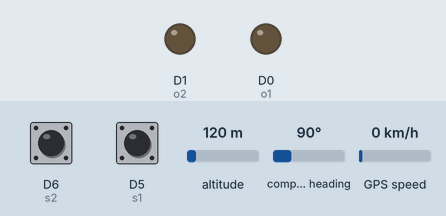
Recording of a sketch running on a simulated ESP8266 (NodeMCU). On the bench: output pins drawn as LEDs (lit = HIGH). The inputs (shaded band) are chosen by the test bench; at power-on: D6 (s2) HIGH, D5 (s1) HIGH, altitude 120 m, compass heading 90°, GPS speed 0 km/h. WiFi joins after 1.5 s; servers stay silent unless stated; the GPS gets a fix after 3 s at 37.7749, -122.4194 with 8 satellites; what the sketch prints to the serial monitor is not drawn.

Above: at 0.0 s.
At 2.7 s:
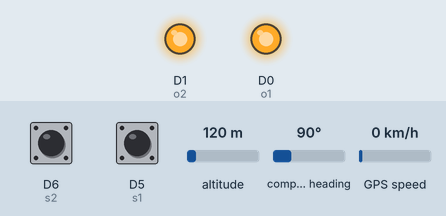
2.8 s: D6 (s2) pulled LOW for 0.15 s
At 2.9 s:
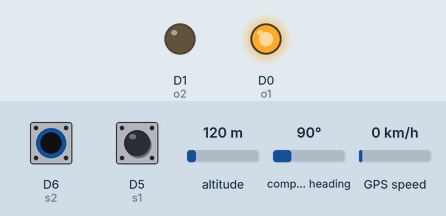
Timing chart, 0 to 5.8 s (numbered marks = the images above; inputs shaded):
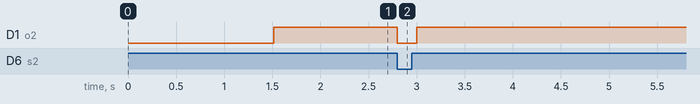

Measured:
- after the input at 2.8 s, D1 (o2): HIGH → LOW at once, → HIGH 0.20 s later

The sketch:

finaltxcode.ino
```cpp
#include <ESP8266WiFi.h>
#include <ThingSpeak.h>
#include <SoftwareSerial.h>
#include <TinyGPS.h>

TinyGPS gps;
//SoftwareSerial sgps(4, 5);//(D2)4==tx,(D1)5==rx
SoftwareSerial sgps(4, 0);//(D2)4==tx,(D3)5==rx gpio

float slat,slon;
float a,b;
int s1 = D5;//right
int s2 = D6;//left
int o1 = D0;
int o2 = D1;

                             // The field you wish to read

String apiKey = "T4Q76U73NO9Y4G2T";     //  Enter your Write API key from ThingSpeak

const char *ssid =  "Idel";     // replace with your wifi ssid and wpa2 key
//const char *pass =  "idle@3736";
const char *pass =  "";
//const char *ssid =  "TP-LINK_5CE4";     // replace with your wifi ssid and wpa2 key
//const char *pass =  "25041997";
const char* server = "api.thingspeak.com";


WiFiClient client;

void setup()
{
       pinMode(s1,INPUT_PULLUP);
       pinMode(s2,INPUT_PULLUP);
       pinMode(o1,OUTPUT);
       pinMode(o2,OUTPUT);
       Serial.begin(115200);
       sgps.begin(9600);

       delay(10);


       Serial.println("Connecting to ");
       Serial.println(ssid);


       WiFi.begin(ssid, pass);

      while (WiFi.status() != WL_CONNECTED)
     {
            delay(500);
            Serial.print(".");
     }
      Serial.println("");
      Serial.println("WiFi connected");
      ThingSpeak.begin(client);

}

void loop()
{
  digitalWrite(o1,HIGH);
digitalWrite(o2,HIGH);

if(!digitalRead(s1))
{
  digitalWrite(o1,LOW);
  delay(200);
}
else if(!digitalRead(s2))
{
  digitalWrite(o2,LOW);
  delay(200);
}

       while (sgps.available())
  {
    int c = sgps.read();
    if (gps.encode(c))
    {
float slat,slon;
      gps.f_get_position(&slat, &slon);
      //Serial.print("Latitude :");
      //Serial.println(slat, 6);
      a=(slat);
      //delay(1000);
      //Serial.print(a);
      delay(1000);
      //Serial.print("Longitude:");
      //Serial.println(slon, 6);
      b=(slon);
     // Serial.print(b);

                         if (client.connect(server,80))   //   "184.106.153.149" or api.thingspeak.com
                      {

                             String postStr = apiKey;
                             postStr +="&field1=";
                             postStr += String(b);
                             postStr +="&field2=";
                             postStr += String(a);
                             postStr += "\r\n\r\n";

                             client.print("POST /update HTTP/1.1\n");
                             client.print("Host: api.thingspeak.com\n");
                             client.print("Connection: close\n");
                             client.print("X-THINGSPEAKAPIKEY: "+apiKey+"\n");
                             client.print("Content-Type: application/x-www-form-urlencoded\n");
                             client.print("Content-Length: ");
                             client.print(postStr.length());
                             client.print("\n\n");
                             client.print(postStr);

                             Serial.print("Latitude");
                             Serial.print(a);
                             Serial.print("  Longitude:: ");
                             Serial.print(b);
                             Serial.println("%. Send to Thingspeak.");
                        }
          client.stop();

          Serial.println("Waiting...");

  // thingspeak needs minimum 15 sec delay between updates
  delay(1000);

    }
  }
  }
```
